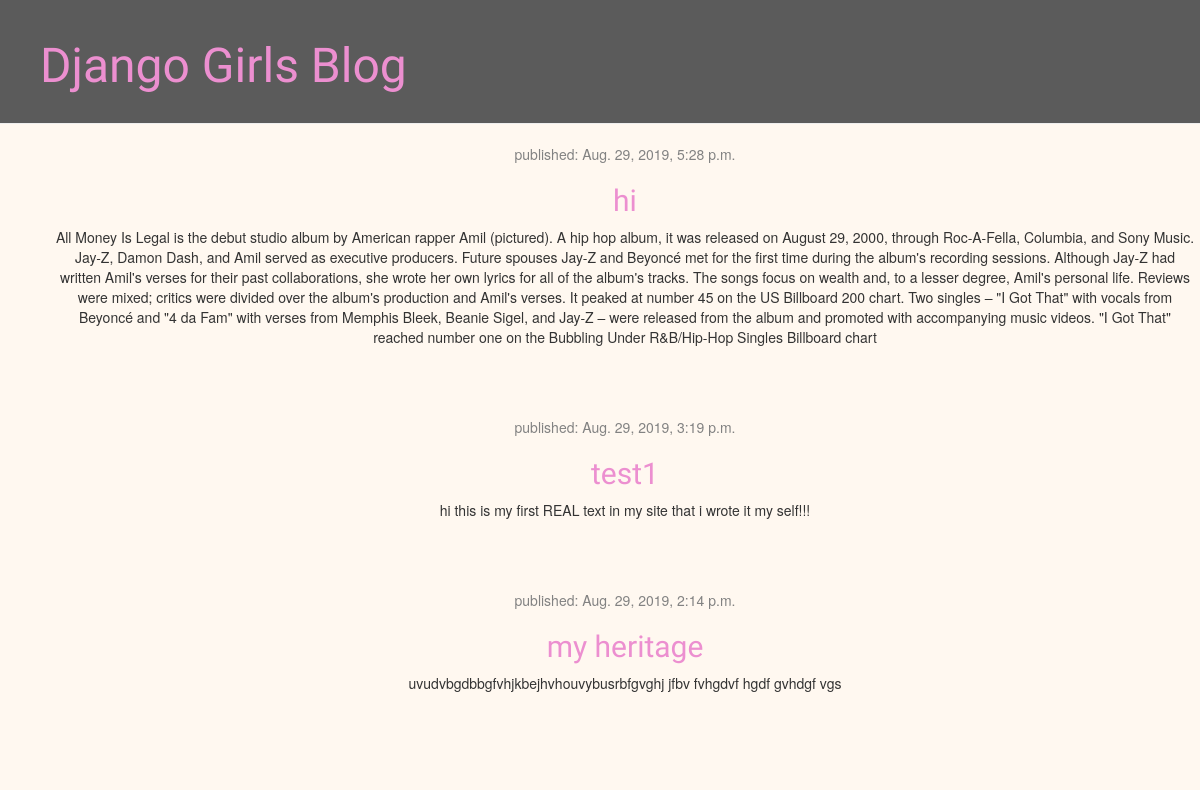
Before: / with the older database file.
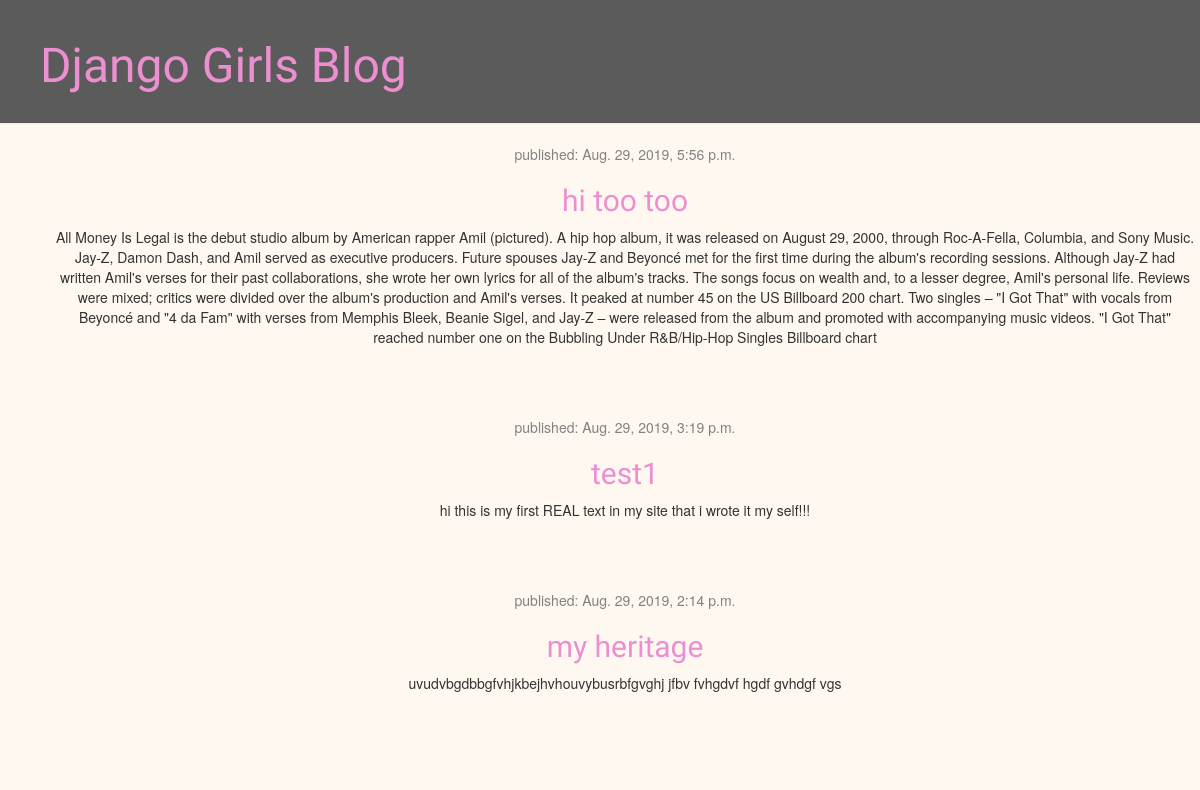
After: the same page with the newer database file.
### blog/models.py (models this page shows, shortened)
class Post(models.Model):
    author = models.ForeignKey('auth.User', on_delete=models.CASCADE)
    title = models.CharField(max_length=200)
    text = models.TextField()
    created_date = models.DateTimeField(
        default =timezone.now)
    published_date = models.DateTimeField(
        blank=True, null=True)

### blog/views.py (the view)
# urls.py: path('', views.post_list, name='post_list'),
def post_list(request):
    posts = Post.objects.filter(published_date__lte=timezone.now()).order_by('-published_date')
    return render(request, 'blog/post_list.html',{'posts': posts})

### blog/templates/blog/post_list.html
{% extends 'blog/base.html' %}
{% block content %}
    {% for post in posts %}
        <div class="post">
            <div class="date">
                <p>published: {{ post.published_date }}</p>
            </div>
            <h2><a href="{% url 'post_detail' pk=post.pk %}">{{ post.title }}</a></h2>
            <p>{{ post.text|linebreaksbr }}</p>
        </div>
    {% endfor %}
{% endblock %}

Changed rows visible on the page:
changed Post: published_date "Aug. 29, 2019, 5:28 p.m." → "Aug. 29, 2019, 5:56 p.m."; title "hi" → "hi too too"
